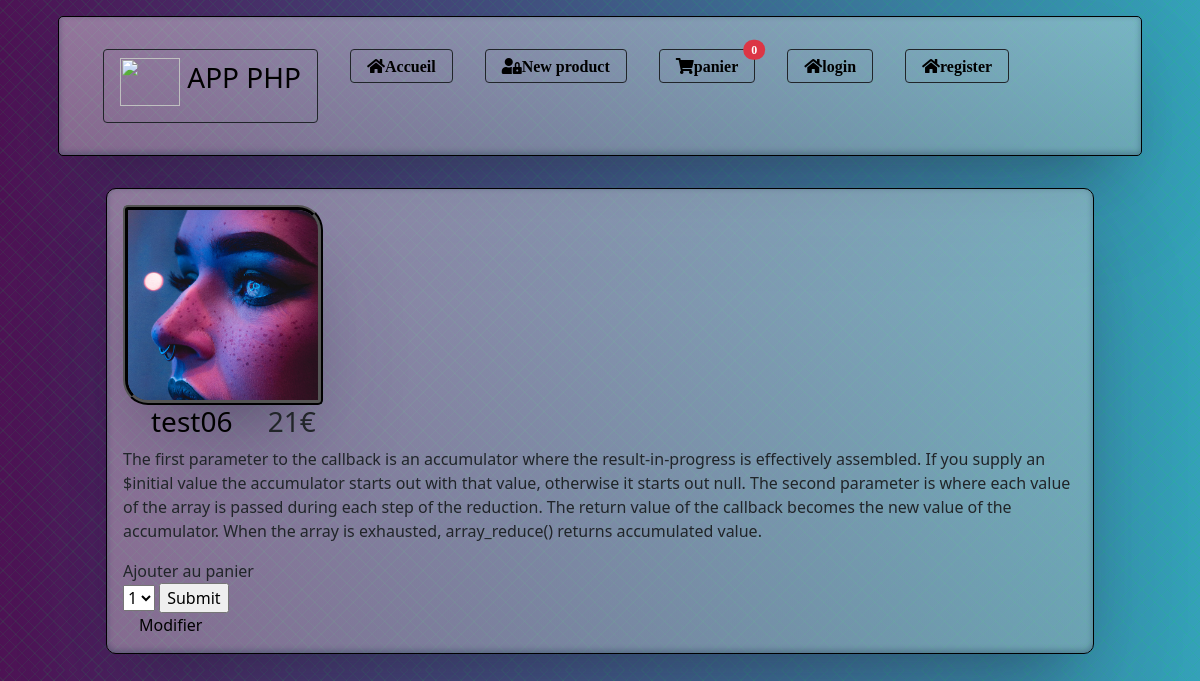
Before: /product.php?id=6 with the older database file.
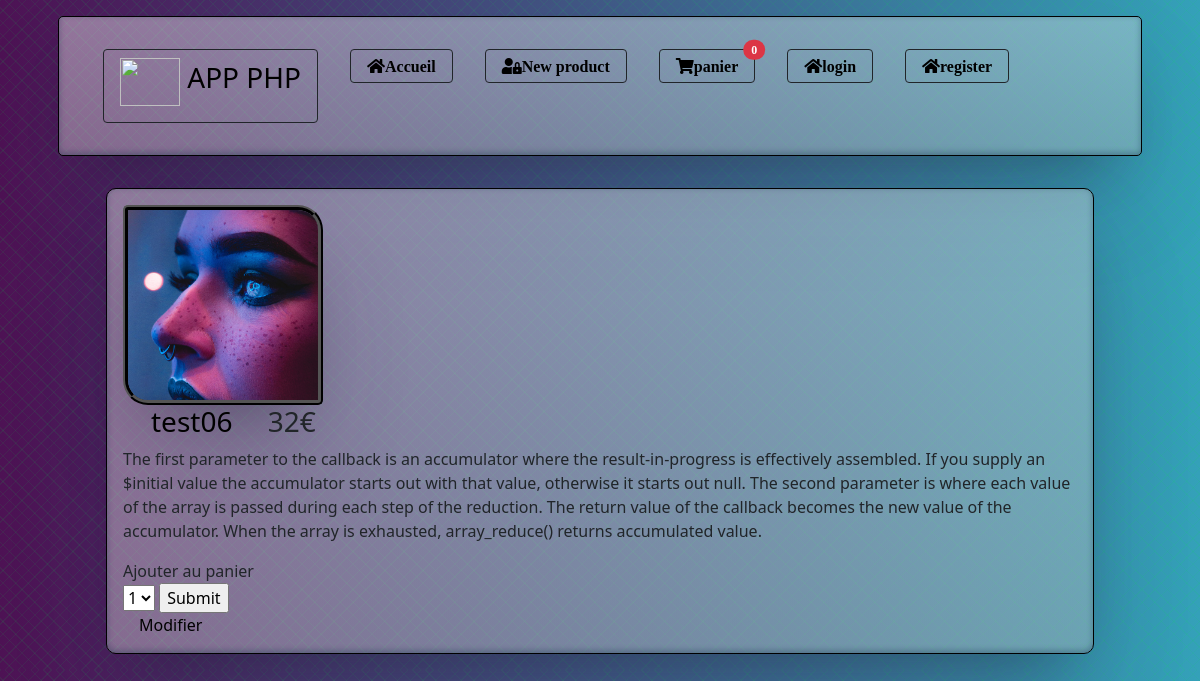
After: the same page with the newer database file.
### tables this page shows
CREATE TABLE IF NOT EXISTS `product` (
  `id` int(11) NOT NULL AUTO_INCREMENT,
  `name` varchar(50) DEFAULT NULL,
  `description` text,
  `price` float DEFAULT NULL,
  `img` varchar(50) DEFAULT NULL,
  `categorie` int(11) DEFAULT NULL,
  PRIMARY KEY (`id`),
  KEY `categorie` (`categorie`),
  CONSTRAINT `FK_product_categorie` FOREIGN KEY (`categorie`) REFERENCES `categorie` (`id_categorie`)
);

### db-function.php (called while the page is built, shortened)
<?php
function connexion()
{
    $dsn = "mysql:dbname=" . BASE . ";host=" . SERVER;
    $options = [
        \PDO::ATTR_ERRMODE => \PDO::ERRMODE_EXCEPTION,
        \PDO::ATTR_DEFAULT_FETCH_MODE => \PDO::FETCH_ASSOC,
        \PDO::MYSQL_ATTR_INIT_COMMAND => 'SET NAMES utf8',
    ];
    try {
        $db = new \PDO($dsn, USER, PASSWD, $options);
    } catch (PDOException $e) {
        printf("Échec de la connexion : %s\n", $e->getMessage());
        exit();
    }
    return $db;
}
function findOneById($id)
{
    $sql = "SELECT * FROM product WHERE id= :id";
    $stmt = connexion()->prepare($sql);
    $stmt->bindParam(":id", $id);
    $stmt->execute();
    return ($stmt->fetch());
}

### vignette.php (the view, shortened to what this page needs)
<?php echo "<div class='figure box ". $affichage." ";
if (isset($row['name_categorie'])) echo  $row['name_categorie'] ;
echo"'><img class='vignette' src='img/" . $row['img'] . "' width=200>";
echo "<div><h3><a  href='product.php?id=" . $row['id'] . "'>" . $row['name'] ." ". "</a>" . $row['price'] . "€</h3></div><div><p>" . $row['description'] . "</p></div>";
echo "<form method='POST' action='traitement.php?action=addProd&id=" . $row['id'] . "'>";
?>
<label>Ajouter au panier</label>
<div>
<select  id="Qadd" name="Qadd" value='1'>
    <option value="1">1</option>
</select>
<input   type="submit"></div>
</form><?php
echo "<a href='admin.php?id=".$row['id']."'>Modifier</a>"; ?>
</div><br>

Changed rows visible on the page:
changed product "test06": price "21" → "32"
